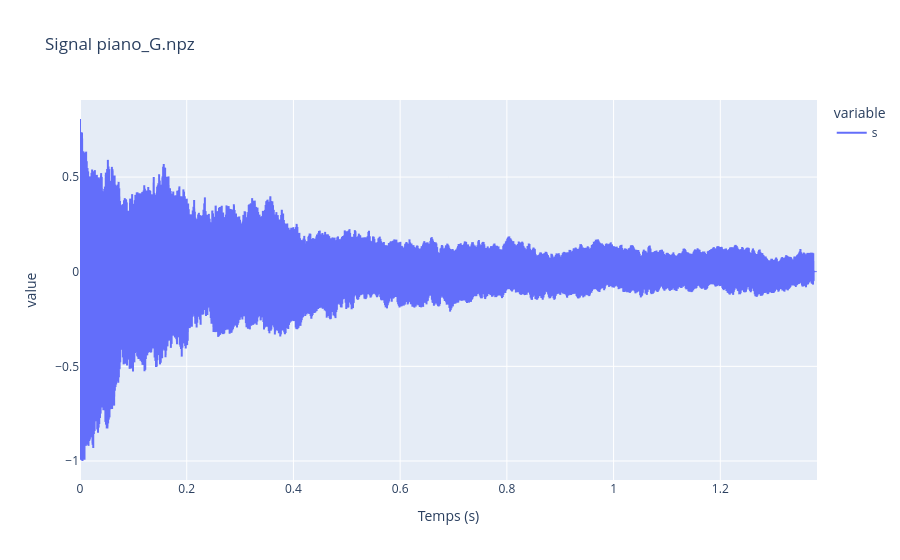
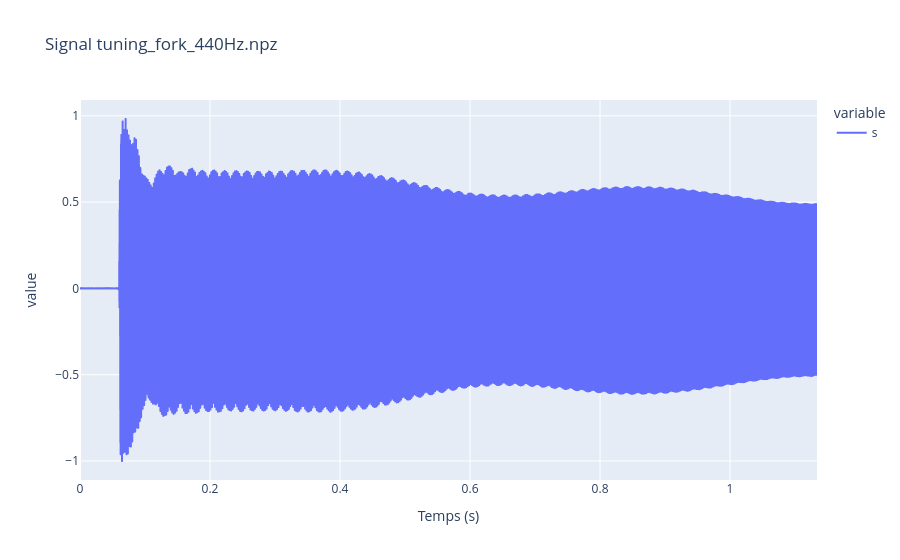
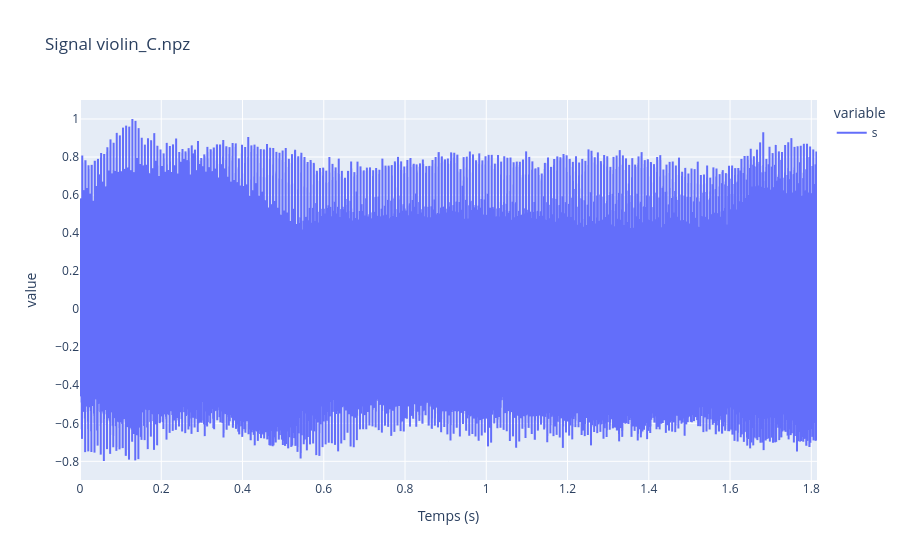

Source (notebook cell) for these figures, in order:
### Markdown cell above
# 1 Partie 1 - Introduction à l’analyse spectrale

### Code cell
s1,t = extract_signal("data_1/piano_G.npz")
trace(t, {"s": s1}, "Signal piano_G.npz", nom_abscisse="Temps (s)")

s2,t = extract_signal("data_1/tuning_fork_440Hz.npz")
trace(t, {"s": s2}, "Signal tuning_fork_440Hz.npz", nom_abscisse="Temps (s)")

s3,t = extract_signal("data_1/violin_C.npz")
trace(t, {"s": s3}, "Signal violin_C.npz", nom_abscisse="Temps (s)")

### Figure 1 — Plotly figure (JSON) as saved in the notebook; plotly's stock layout.template omitted (floating-point values rounded to 4 significant figures; data arrays with more than 128 entries replaced by an {"elided": "..."} marker saying what was removed)
{"data": [{"hovertemplate": "variable=s<br>Temps (s)=%{x}<br>value=%{y}<extra></extra>", "legendgroup": "s", "line": {"color": "#636efa", "dash": "solid"}, "marker": {"symbol": "circle"}, "mode": "lines", "name": "s", "showlegend": true, "type": "scattergl", "x": {"elided": "60913 float values"}, "xaxis": "x", "y": {"elided": "60913 float values"}, "yaxis": "y"}], "layout": {"legend": {"title": {"text": "variable"}, "tracegroupgap": 0}, "title": {"text": "Signal piano_G.npz"}, "xaxis": {"anchor": "y", "domain": [0, 1], "title": {"text": "Temps (s)"}}, "yaxis": {"anchor": "x", "domain": [0, 1], "title": {"text": "value"}}}}

### Figure 2 — Plotly figure (JSON) as saved in the notebook; plotly's stock layout.template omitted (floating-point values rounded to 4 significant figures; data arrays with more than 128 entries replaced by an {"elided": "..."} marker saying what was removed)
{"data": [{"hovertemplate": "variable=s<br>Temps (s)=%{x}<br>value=%{y}<extra></extra>", "legendgroup": "s", "line": {"color": "#636efa", "dash": "solid"}, "marker": {"symbol": "circle"}, "mode": "lines", "name": "s", "showlegend": true, "type": "scattergl", "x": {"elided": "50000 float values"}, "xaxis": "x", "y": {"elided": "50000 float values"}, "yaxis": "y"}], "layout": {"legend": {"title": {"text": "variable"}, "tracegroupgap": 0}, "title": {"text": "Signal tuning_fork_440Hz.npz"}, "xaxis": {"anchor": "y", "domain": [0, 1], "title": {"text": "Temps (s)"}}, "yaxis": {"anchor": "x", "domain": [0, 1], "title": {"text": "value"}}}}

### Figure 3 — Plotly figure (JSON) as saved in the notebook; plotly's stock layout.template omitted (floating-point values rounded to 4 significant figures; data arrays with more than 128 entries replaced by an {"elided": "..."} marker saying what was removed)
{"data": [{"hovertemplate": "variable=s<br>Temps (s)=%{x}<br>value=%{y}<extra></extra>", "legendgroup": "s", "line": {"color": "#636efa", "dash": "solid"}, "marker": {"symbol": "circle"}, "mode": "lines", "name": "s", "showlegend": true, "type": "scattergl", "x": {"elided": "80000 float values"}, "xaxis": "x", "y": {"elided": "80000 float values"}, "yaxis": "y"}], "layout": {"legend": {"title": {"text": "variable"}, "tracegroupgap": 0}, "title": {"text": "Signal violin_C.npz"}, "xaxis": {"anchor": "y", "domain": [0, 1], "title": {"text": "Temps (s)"}}, "yaxis": {"anchor": "x", "domain": [0, 1], "title": {"text": "value"}}}}
